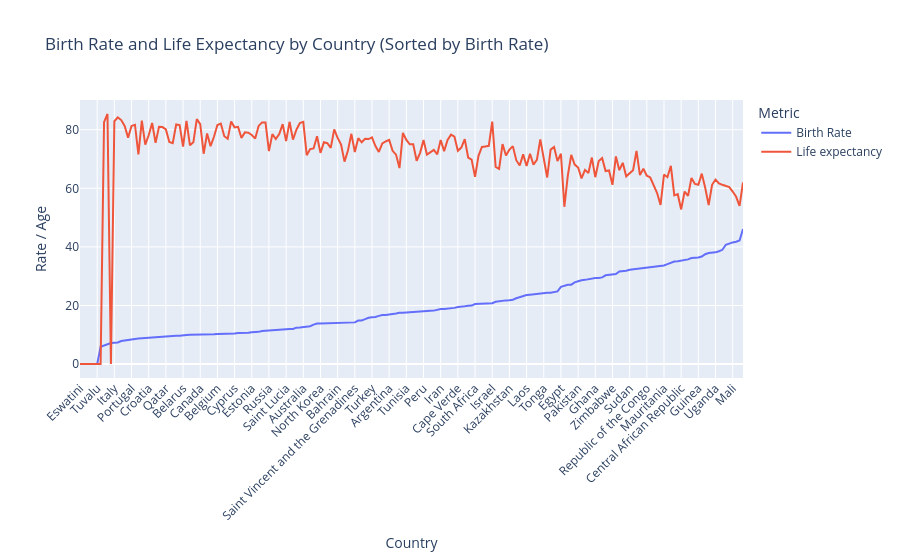

The cell this chart's notebook holds for it:
### Markdown cell above
## 5. Interactive Line Chart

### Code cell
df_sorted = df.sort_values(by="Birth Rate")
fig_line = px.line(df_sorted, x="Country", y=["Birth Rate", "Life expectancy"], 
                  title="Birth Rate and Life Expectancy by Country (Sorted by Birth Rate)",
                  labels={"value": "Rate / Age", "variable": "Metric"},
                  hover_name="Country")
fig_line.update_layout(xaxis_tickangle=-45)
fig_line.show()

### Figure 1 — Plotly figure (JSON) as saved in the notebook; plotly's stock layout.template omitted (floating-point values rounded to 4 significant figures; data arrays with more than 128 entries replaced by an {"elided": "..."} marker saying what was removed)
{"data": [{"hovertemplate": "<b>%{hovertext}</b><br><br>Metric=Birth Rate<br>Country=%{x}<br>Rate / Age=%{y}<extra></extra>", "hovertext": {"elided": "194 str values"}, "legendgroup": "Birth Rate", "line": {"color": "#636efa", "dash": "solid"}, "marker": {"symbol": "circle"}, "mode": "lines", "name": "Birth Rate", "orientation": "v", "showlegend": true, "type": "scatter", "x": {"elided": "194 str values"}, "xaxis": "x", "y": {"elided": "194 float values"}, "yaxis": "y"}, {"hovertemplate": "<b>%{hovertext}</b><br><br>Metric=Life expectancy<br>Country=%{x}<br>Rate / Age=%{y}<extra></extra>", "hovertext": {"elided": "194 str values"}, "legendgroup": "Life expectancy", "line": {"color": "#EF553B", "dash": "solid"}, "marker": {"symbol": "circle"}, "mode": "lines", "name": "Life expectancy", "orientation": "v", "showlegend": true, "type": "scatter", "x": {"elided": "194 str values"}, "xaxis": "x", "y": {"elided": "194 float values"}, "yaxis": "y"}], "layout": {"legend": {"title": {"text": "Metric"}, "tracegroupgap": 0}, "title": {"text": "Birth Rate and Life Expectancy by Country (Sorted by Birth Rate)"}, "xaxis": {"anchor": "y", "domain": [0, 1], "tickangle": -45, "title": {"text": "Country"}}, "yaxis": {"anchor": "x", "domain": [0, 1], "title": {"text": "Rate / Age"}}}}
